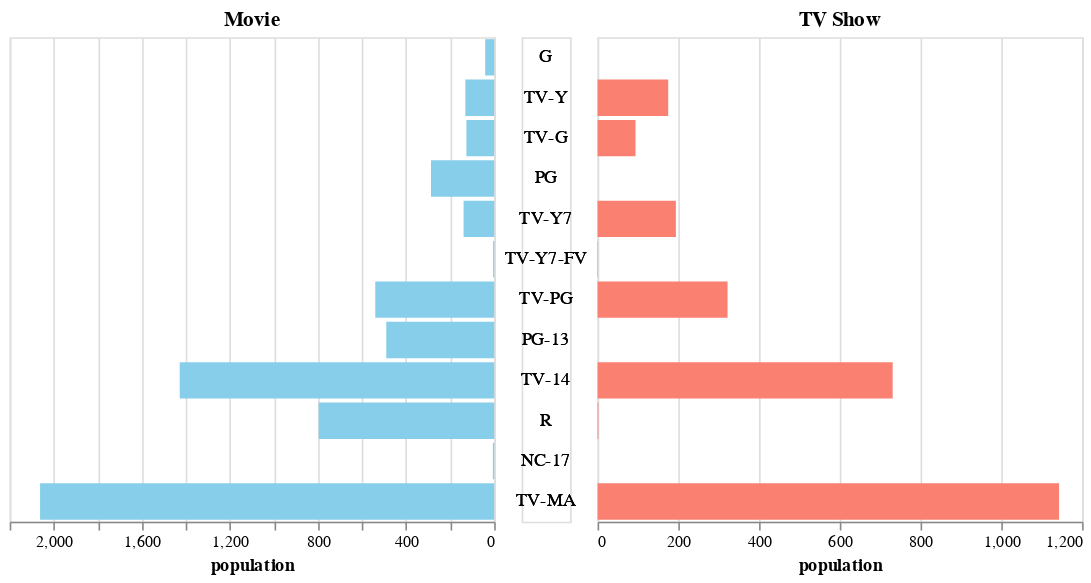

Here is the notebook cell this chart was saved with:
### Code cell
data['tmp'] = 1
base = alt.Chart(rating_data).transform_calculate(
    type=alt.expr.if_(alt.datum.type == 0, 'Movie', 'TV Show')
).properties(
    height=300,
    width=300
)


color_scale = alt.Scale(domain=['Movie', 'TV Show'], range=['skyblue', 'salmon'])

left = base.transform_filter(
    alt.datum.type == 'Movie'
).encode(
    y=alt.Y('rating:O', axis=None, sort=rating_order),
    x=alt.X('cnt:Q',
            title='population',
            sort=alt.SortOrder('descending')),
    color=alt.Color('type:N', scale=color_scale, legend=None)
).mark_bar().properties(title='Movie')

middle = base.encode(
    y=alt.Y('rating', axis=None, sort=rating_order),
    text=alt.Text('rating'),
).mark_text().properties(width=30)

right = base.transform_filter(
    alt.datum.type == 'TV Show'
).encode(
    y=alt.Y('rating:O', axis=None, sort=rating_order),
    x=alt.X('cnt:Q', title='population'),
    color=alt.Color('type:N', scale=color_scale, legend=None)
).mark_bar().properties(title='TV Show')

alt.concat(left, middle, right, spacing=5)

### Figure 1 — Vega-Lite specification as saved in the notebook (floating-point values rounded to 4 significant figures)
{"config": {"view": {"continuousWidth": 400, "continuousHeight": 300}}, "concat": [{"mark": "bar", "encoding": {"color": {"field": "type", "legend": null, "scale": {"domain": ["Movie", "TV Show"], "range": ["skyblue", "salmon"]}, "type": "nominal"}, "x": {"field": "cnt", "sort": "descending", "title": "population", "type": "quantitative"}, "y": {"axis": null, "field": "rating", "sort": ["G", "TV-Y", "TV-G", "PG", "TV-Y7", "TV-Y7-FV", "TV-PG", "PG-13", "TV-14", "R", "NC-17", "TV-MA"], "type": "ordinal"}}, "height": 300, "title": "Movie", "transform": [{"calculate": "if((datum.type === 0),'Movie','TV Show')", "as": "type"}, {"filter": "(datum.type === 'Movie')"}], "width": 300}, {"mark": "text", "encoding": {"text": {"field": "rating", "type": "nominal"}, "y": {"axis": null, "field": "rating", "sort": ["G", "TV-Y", "TV-G", "PG", "TV-Y7", "TV-Y7-FV", "TV-PG", "PG-13", "TV-14", "R", "NC-17", "TV-MA"], "type": "nominal"}}, "height": 300, "transform": [{"calculate": "if((datum.type === 0),'Movie','TV Show')", "as": "type"}], "width": 30}, {"mark": "bar", "encoding": {"color": {"field": "type", "legend": null, "scale": {"domain": ["Movie", "TV Show"], "range": ["skyblue", "salmon"]}, "type": "nominal"}, "x": {"field": "cnt", "title": "population", "type": "quantitative"}, "y": {"axis": null, "field": "rating", "sort": ["G", "TV-Y", "TV-G", "PG", "TV-Y7", "TV-Y7-FV", "TV-PG", "PG-13", "TV-14", "R", "NC-17", "TV-MA"], "type": "ordinal"}}, "height": 300, "title": "TV Show", "transform": [{"calculate": "if((datum.type === 0),'Movie','TV Show')", "as": "type"}, {"filter": "(datum.type === 'TV Show')"}], "width": 300}], "data": {"name": "data-27dc406255964f0389400f426ad95192"}, "spacing": 5, "$schema": "https://vega.github.io/schema/vega-lite/v4.17.0.json", "datasets": {"data-27dc406255964f0389400f426ad95192": [{"rating": "G", "cnt": 41.0, "type": 0}, {"rating": "TV-Y", "cnt": 131.0, "type": 0}, {"rating": "TV-G", "cnt": 126.0, "type": 0}, {"rating": "PG", "cnt": 287.0, "type": 0}, {"rating": "TV-Y7", "cnt": 139.0, "type": 0}, {"rating": "TV-Y7-FV", "cnt": 5.0, "type": 0}, {"rating": "TV-PG", "cnt": 540.0, "type": 0}, {"rating": "PG-13", "cnt": 490.0, "type": 0}, {"rating": "TV-14", "cnt": 1428.0, "type": 0}, {"rating": "R", "cnt": 797.0, "type": 0}, {"rating": "NC-17", "cnt": 6.0, "type": 0}, {"rating": "TV-MA", "cnt": 2062.0, "type": 0}, {"rating": "G", "cnt": 0.0, "type": 1}, {"rating": "TV-Y", "cnt": 175.0, "type": 1}, {"rating": "TV-G", "cnt": 94.0, "type": 1}, {"rating": "PG", "cnt": 0.0, "type": 1}, {"rating": "TV-Y7", "cnt": 194.0, "type": 1}, {"rating": "TV-Y7-FV", "cnt": 1.0, "type": 1}, {"rating": "TV-PG", "cnt": 322.0, "type": 1}, {"rating": "PG-13", "cnt": 0.0, "type": 1}, {"rating": "TV-14", "cnt": 731.0, "type": 1}, {"rating": "R", "cnt": 2.0, "type": 1}, {"rating": "NC-17", "cnt": 0.0, "type": 1}, {"rating": "TV-MA", "cnt": 1143.0, "type": 1}]}}
